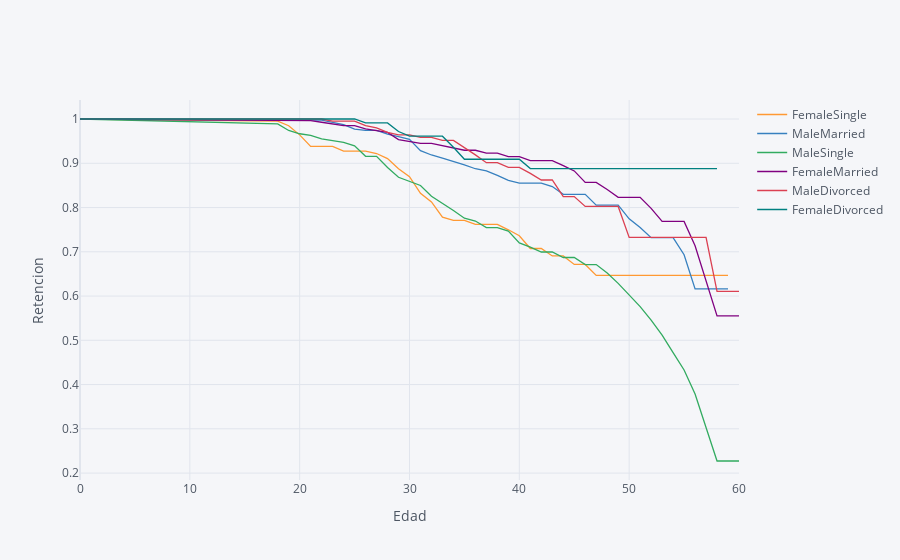

Notebook cell for this chart:
### Code cell
ret_rates = survival(data,'GenderMaritalStatus', 'Age', 'Attrition')
ret_rates.iplot(kind='line', xTitle='Edad', yTitle='Retencion')
